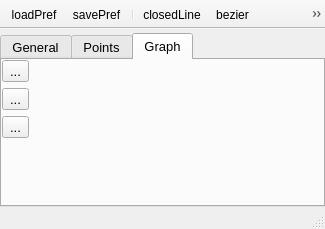
<?xml version="1.0" encoding="UTF-8"?>
<ui version="4.0">
 <class>nLine</class>
 <widget class="QMainWindow" name="nLine">
  <property name="geometry">
   <rect>
    <x>0</x>
    <y>0</y>
    <width>317</width>
    <height>229</height>
   </rect>
  </property>
  <property name="windowTitle">
   <string>Line</string>
  </property>
  <property name="unifiedTitleAndToolBarOnMac">
   <bool>true</bool>
  </property>
  <widget class="QWidget" name="centralwidget">
   <layout class="QGridLayout" name="gridLayout">
    <property name="leftMargin">
     <number>0</number>
    </property>
    <property name="topMargin">
     <number>4</number>
    </property>
    <property name="rightMargin">
     <number>0</number>
    </property>
    <property name="bottomMargin">
     <number>0</number>
    </property>
    <item row="0" column="0">
     <widget class="QTabWidget" name="tabWidget">
      <property name="font">
       <font>
        <pointsize>10</pointsize>
       </font>
      </property>
      <property name="tabPosition">
       <enum>QTabWidget::North</enum>
      </property>
      <property name="tabShape">
       <enum>QTabWidget::Rounded</enum>
      </property>
      <property name="currentIndex">
       <number>2</number>
      </property>
      <widget class="QWidget" name="General">
       <attribute name="title">
        <string>General</string>
       </attribute>
       <layout class="QVBoxLayout" name="verticalLayout">
        <property name="leftMargin">
         <number>0</number>
        </property>
        <property name="topMargin">
         <number>0</number>
        </property>
        <property name="rightMargin">
         <number>0</number>
        </property>
        <property name="bottomMargin">
         <number>0</number>
        </property>
        <item>
         <layout class="QGridLayout" name="gridLayout_6" columnstretch="0,0,0,0">
          <item row="2" column="2">
           <widget class="QPushButton" name="colorButton">
            <property name="font">
             <font>
              <pointsize>10</pointsize>
             </font>
            </property>
            <property name="text">
             <string>Color</string>
            </property>
           </widget>
          </item>
          <item row="3" column="3">
           <widget class="QLabel" name="colorHolderLabel">
            <property name="font">
             <font>
              <pointsize>10</pointsize>
             </font>
            </property>
            <property name="autoFillBackground">
             <bool>true</bool>
            </property>
            <property name="frameShape">
             <enum>QFrame::Box</enum>
            </property>
            <property name="text">
             <string/>
            </property>
           </widget>
          </item>
          <item row="3" column="2">
           <widget class="QPushButton" name="colorHolderButton">
            <property name="font">
             <font>
              <pointsize>10</pointsize>
             </font>
            </property>
            <property name="text">
             <string>Color</string>
            </property>
           </widget>
          </item>
          <item row="0" column="0">
           <widget class="QLabel" name="label_3">
            <property name="font">
             <font>
              <pointsize>10</pointsize>
             </font>
            </property>
            <property name="text">
             <string>Name</string>
            </property>
           </widget>
          </item>
          <item row="1" column="2">
           <widget class="QLabel" name="label_7">
            <property name="font">
             <font>
              <pointsize>10</pointsize>
             </font>
            </property>
            <property name="text">
             <string>Graph samples</string>
            </property>
           </widget>
          </item>
          <item row="1" column="0">
           <widget class="QLabel" name="label">
            <property name="font">
             <font>
              <pointsize>10</pointsize>
             </font>
            </property>
            <property name="text">
             <string>Depth</string>
            </property>
            <property name="alignment">
             <set>Qt::AlignLeading|Qt::AlignLeft|Qt::AlignVCenter</set>
            </property>
           </widget>
          </item>
          <item row="0" column="1" colspan="3">
           <widget class="QLineEdit" name="name">
            <property name="font">
             <font>
              <pointsize>10</pointsize>
             </font>
            </property>
           </widget>
          </item>
          <item row="3" column="1">
           <widget class="QDoubleSpinBox" name="spinSizeHolder">
            <property name="font">
             <font>
              <pointsize>10</pointsize>
             </font>
            </property>
            <property name="suffix">
             <string> [px]</string>
            </property>
            <property name="minimum">
             <double>0.000000000000000</double>
            </property>
            <property name="singleStep">
             <double>0.500000000000000</double>
            </property>
            <property name="value">
             <double>2.000000000000000</double>
            </property>
           </widget>
          </item>
          <item row="3" column="0">
           <widget class="QLabel" name="label_2">
            <property name="font">
             <font>
              <pointsize>10</pointsize>
             </font>
            </property>
            <property name="text">
             <string>Node size</string>
            </property>
           </widget>
          </item>
          <item row="1" column="1">
           <widget class="QDoubleSpinBox" name="spinDepth">
            <property name="font">
             <font>
              <pointsize>10</pointsize>
             </font>
            </property>
           </widget>
          </item>
          <item row="1" column="3">
           <widget class="QSpinBox" name="cutPoints">
            <property name="font">
             <font>
              <pointsize>10</pointsize>
             </font>
            </property>
            <property name="minimum">
             <number>1</number>
            </property>
            <property name="maximum">
             <number>999999</number>
            </property>
            <property name="value">
             <number>300</number>
            </property>
           </widget>
          </item>
          <item row="2" column="1">
           <widget class="QDoubleSpinBox" name="spinWidth">
            <property name="font">
             <font>
              <pointsize>10</pointsize>
             </font>
            </property>
            <property name="suffix">
             <string> [px]</string>
            </property>
            <property name="singleStep">
             <double>0.100000000000000</double>
            </property>
            <property name="value">
             <double>1.000000000000000</double>
            </property>
           </widget>
          </item>
          <item row="2" column="0">
           <widget class="QLabel" name="label_4">
            <property name="font">
             <font>
              <pointsize>10</pointsize>
             </font>
            </property>
            <property name="text">
             <string>Width</string>
            </property>
            <property name="alignment">
             <set>Qt::AlignLeading|Qt::AlignLeft|Qt::AlignVCenter</set>
            </property>
           </widget>
          </item>
          <item row="2" column="3">
           <widget class="QLabel" name="colorLabel">
            <property name="font">
             <font>
              <pointsize>10</pointsize>
             </font>
            </property>
            <property name="autoFillBackground">
             <bool>true</bool>
            </property>
            <property name="frameShape">
             <enum>QFrame::Box</enum>
            </property>
            <property name="text">
             <string/>
            </property>
           </widget>
          </item>
         </layout>
        </item>
        <item>
         <spacer name="verticalSpacer_3">
          <property name="orientation">
           <enum>Qt::Vertical</enum>
          </property>
          <property name="sizeHint" stdset="0">
           <size>
            <width>20</width>
            <height>3</height>
           </size>
          </property>
         </spacer>
        </item>
       </layout>
      </widget>
      <widget class="QWidget" name="Points">
       <attribute name="title">
        <string>Points</string>
       </attribute>
       <layout class="QGridLayout" name="gridLayout_4">
        <property name="leftMargin">
         <number>0</number>
        </property>
        <property name="topMargin">
         <number>0</number>
        </property>
        <property name="rightMargin">
         <number>0</number>
        </property>
        <property name="bottomMargin">
         <number>0</number>
        </property>
        <property name="spacing">
         <number>2</number>
        </property>
        <item row="2" column="0">
         <widget class="QToolButton" name="removeRow">
          <property name="toolTip">
           <string>Remove point</string>
          </property>
          <property name="text">
           <string>...</string>
          </property>
          <property name="icon">
           <iconset>
            <normaloff>:icons//remove.png</normaloff>:icons//remove.png</iconset>
          </property>
          <property name="iconSize">
           <size>
            <width>16</width>
            <height>16</height>
           </size>
          </property>
         </widget>
        </item>
        <item row="5" column="0">
         <spacer name="verticalSpacer">
          <property name="orientation">
           <enum>Qt::Vertical</enum>
          </property>
          <property name="sizeHint" stdset="0">
           <size>
            <width>20</width>
            <height>40</height>
           </size>
          </property>
         </spacer>
        </item>
        <item row="1" column="0">
         <widget class="QToolButton" name="addPoint">
          <property name="toolTip">
           <string>Add point</string>
          </property>
          <property name="text">
           <string>...</string>
          </property>
          <property name="icon">
           <iconset>
            <normaloff>:icons//plus.png</normaloff>:icons//plus.png</iconset>
          </property>
          <property name="iconSize">
           <size>
            <width>16</width>
            <height>16</height>
           </size>
          </property>
         </widget>
        </item>
        <item row="0" column="2" rowspan="7">
         <widget class="QTableWidget" name="points">
          <property name="font">
           <font>
            <pointsize>10</pointsize>
           </font>
          </property>
          <property name="editTriggers">
           <set>QAbstractItemView::AnyKeyPressed|QAbstractItemView::DoubleClicked|QAbstractItemView::EditKeyPressed|QAbstractItemView::SelectedClicked</set>
          </property>
          <property name="alternatingRowColors">
           <bool>true</bool>
          </property>
          <property name="selectionMode">
           <enum>QAbstractItemView::MultiSelection</enum>
          </property>
          <property name="showGrid">
           <bool>true</bool>
          </property>
          <property name="columnCount">
           <number>2</number>
          </property>
          <attribute name="horizontalHeaderCascadingSectionResizes">
           <bool>true</bool>
          </attribute>
          <attribute name="horizontalHeaderDefaultSectionSize">
           <number>140</number>
          </attribute>
          <attribute name="horizontalHeaderStretchLastSection">
           <bool>true</bool>
          </attribute>
          <attribute name="verticalHeaderCascadingSectionResizes">
           <bool>true</bool>
          </attribute>
          <column>
           <property name="text">
            <string>X</string>
           </property>
          </column>
          <column>
           <property name="text">
            <string>Y</string>
           </property>
           <property name="textAlignment">
            <set>AlignCenter</set>
           </property>
          </column>
         </widget>
        </item>
        <item row="3" column="0">
         <widget class="QToolButton" name="copyPoints">
          <property name="toolTip">
           <string>Copy points to Clipboard</string>
          </property>
          <property name="text">
           <string>...</string>
          </property>
          <property name="icon">
           <iconset>
            <normaloff>:icons//saveClipboard.png</normaloff>:icons//saveClipboard.png</iconset>
          </property>
          <property name="iconSize">
           <size>
            <width>16</width>
            <height>16</height>
           </size>
          </property>
         </widget>
        </item>
        <item row="4" column="0">
         <widget class="QToolButton" name="savePoints">
          <property name="text">
           <string>...</string>
          </property>
          <property name="icon">
           <iconset resource="../../../../../../private/var/folders/0v/r34b88ss03z9spv7tk_cs0nr0000gp/T/qtc-cmake-TSPEcR/src/qrc/icons.qrc">
            <normaloff>:/icons/saveTxt.png</normaloff>:/icons/saveTxt.png</iconset>
          </property>
         </widget>
        </item>
       </layout>
      </widget>
      <widget class="QWidget" name="Graph">
       <attribute name="title">
        <string>Graph</string>
       </attribute>
       <layout class="QGridLayout" name="gridLayout_3">
        <property name="leftMargin">
         <number>0</number>
        </property>
        <property name="topMargin">
         <number>0</number>
        </property>
        <property name="rightMargin">
         <number>0</number>
        </property>
        <property name="bottomMargin">
         <number>0</number>
        </property>
        <item row="0" column="0">
         <widget class="QToolButton" name="copyGraphPoints">
          <property name="text">
           <string>...</string>
          </property>
          <property name="icon">
           <iconset resource="../../../../../../private/var/folders/0v/r34b88ss03z9spv7tk_cs0nr0000gp/T/qtc-cmake-TSPEcR/src/qrc/icons.qrc">
            <normaloff>:/icons/saveClipboard.png</normaloff>:/icons/saveClipboard.png</iconset>
          </property>
         </widget>
        </item>
        <item row="0" column="1" rowspan="4">
         <widget class="nCustomPlot" name="plot" native="true"/>
        </item>
        <item row="1" column="0">
         <widget class="QToolButton" name="saveGraphPoints">
          <property name="text">
           <string>...</string>
          </property>
          <property name="icon">
           <iconset resource="../../../../../../private/var/folders/0v/r34b88ss03z9spv7tk_cs0nr0000gp/T/qtc-cmake-TSPEcR/src/qrc/icons.qrc">
            <normaloff>:/icons/saveTxt.png</normaloff>:/icons/saveTxt.png</iconset>
          </property>
         </widget>
        </item>
        <item row="2" column="0">
         <widget class="QToolButton" name="saveGraphImage">
          <property name="text">
           <string>...</string>
          </property>
          <property name="icon">
           <iconset resource="../../../../../../private/var/folders/0v/r34b88ss03z9spv7tk_cs0nr0000gp/T/qtc-cmake-TSPEcR/src/qrc/icons.qrc">
            <normaloff>:/icons/savePDF.png</normaloff>:/icons/savePDF.png</iconset>
          </property>
         </widget>
        </item>
        <item row="3" column="0">
         <spacer name="verticalSpacer_2">
          <property name="orientation">
           <enum>Qt::Vertical</enum>
          </property>
          <property name="sizeHint" stdset="0">
           <size>
            <width>20</width>
            <height>45</height>
           </size>
          </property>
         </spacer>
        </item>
       </layout>
      </widget>
     </widget>
    </item>
   </layout>
  </widget>
  <widget class="QToolBar" name="toolBar">
   <property name="windowTitle">
    <string>toolBar</string>
   </property>
   <property name="movable">
    <bool>false</bool>
   </property>
   <property name="iconSize">
    <size>
     <width>16</width>
     <height>16</height>
    </size>
   </property>
   <property name="floatable">
    <bool>false</bool>
   </property>
   <attribute name="toolBarArea">
    <enum>TopToolBarArea</enum>
   </attribute>
   <attribute name="toolBarBreak">
    <bool>false</bool>
   </attribute>
   <addaction name="actionLoadPref"/>
   <addaction name="actionSavePref"/>
   <addaction name="separator"/>
   <addaction name="actionClosedLine"/>
   <addaction name="actionBezier"/>
   <addaction name="actionAntialias"/>
   <addaction name="separator"/>
   <addaction name="actionRemove"/>
   <addaction name="actionExtract"/>
  </widget>
  <widget class="QStatusBar" name="statusBar">
   <property name="font">
    <font>
     <pointsize>10</pointsize>
    </font>
   </property>
  </widget>
  <action name="actionClosedLine">
   <property name="icon">
    <iconset>
     <normaloff>:icons//closedLine.png</normaloff>:icons//closedLine.png</iconset>
   </property>
   <property name="text">
    <string>closedLine</string>
   </property>
   <property name="toolTip">
    <string>Switch open/close line</string>
   </property>
  </action>
  <action name="actionLoadPref">
   <property name="icon">
    <iconset>
     <normaloff>:icons//loadPref.png</normaloff>:icons//loadPref.png</iconset>
   </property>
   <property name="text">
    <string>loadPref</string>
   </property>
   <property name="toolTip">
    <string>Load Preferences</string>
   </property>
  </action>
  <action name="actionSavePref">
   <property name="icon">
    <iconset>
     <normaloff>:icons//savePref.png</normaloff>:icons//savePref.png</iconset>
   </property>
   <property name="text">
    <string>savePref</string>
   </property>
   <property name="toolTip">
    <string>Save Preferences</string>
   </property>
  </action>
  <action name="actionSaveClipboard">
   <property name="icon">
    <iconset>
     <normaloff>:icons//saveClipboard.png</normaloff>:icons//saveClipboard.png</iconset>
   </property>
   <property name="text">
    <string>saveClipboard</string>
   </property>
   <property name="toolTip">
    <string>Copy to Clipboard</string>
   </property>
  </action>
  <action name="actionSaveTxt">
   <property name="icon">
    <iconset>
     <normaloff>:icons//saveTxt.png</normaloff>:icons//saveTxt.png</iconset>
   </property>
   <property name="text">
    <string>saveTxt</string>
   </property>
   <property name="toolTip">
    <string>Export TXT</string>
   </property>
  </action>
  <action name="actionBezier">
   <property name="icon">
    <iconset>
     <normaloff>:icons//bezier.png</normaloff>:icons//bezier.png</iconset>
   </property>
   <property name="text">
    <string>bezier</string>
   </property>
   <property name="toolTip">
    <string>Switch Bezier</string>
   </property>
  </action>
  <action name="actionAntialias">
   <property name="icon">
    <iconset>
     <normaloff>:icons//antialias.png</normaloff>:icons//antialias.png</iconset>
   </property>
   <property name="text">
    <string>antialias</string>
   </property>
   <property name="toolTip">
    <string>Switch antialias smoothing</string>
   </property>
  </action>
  <action name="actionSavePDF">
   <property name="icon">
    <iconset resource="../../../../../../private/var/folders/0v/r34b88ss03z9spv7tk_cs0nr0000gp/T/qtc-cmake-TSPEcR/src/qrc/icons.qrc">
     <normaloff>:/icons/savePDF.png</normaloff>:/icons/savePDF.png</iconset>
   </property>
   <property name="text">
    <string>savePDF</string>
   </property>
   <property name="toolTip">
    <string>save PDF</string>
   </property>
  </action>
  <action name="actionRemove">
   <property name="icon">
    <iconset resource="../../../../../../private/var/folders/0v/r34b88ss03z9spv7tk_cs0nr0000gp/T/qtc-cmake-TSPEcR/src/qrc/icons.qrc">
     <normaloff>:/icons/remove.png</normaloff>:/icons/remove.png</iconset>
   </property>
   <property name="text">
    <string>remove</string>
   </property>
   <property name="toolTip">
    <string>remove line</string>
   </property>
  </action>
  <action name="actionExtract">
   <property name="icon">
    <iconset resource="../../../../../../private/var/folders/0v/r34b88ss03z9spv7tk_cs0nr0000gp/T/qtc-cmake-TSPEcR/src/qrc/icons.qrc">
     <normaloff>:/icons/regionExtract.png</normaloff>:/icons/regionExtract.png</iconset>
   </property>
   <property name="text">
    <string>remove</string>
   </property>
   <property name="toolTip">
    <string>Extract path in new image</string>
   </property>
  </action>
 </widget>
 <customwidgets>
  <customwidget>
   <class>nCustomPlot</class>
   <extends>QWidget</extends>
   <header>nCustomPlots.h</header>
   <container>1</container>
  </customwidget>
 </customwidgets>
 <tabstops>
  <tabstop>name</tabstop>
  <tabstop>spinWidth</tabstop>
  <tabstop>colorButton</tabstop>
  <tabstop>spinSizeHolder</tabstop>
  <tabstop>colorHolderButton</tabstop>
  <tabstop>points</tabstop>
  <tabstop>addPoint</tabstop>
  <tabstop>removeRow</tabstop>
  <tabstop>copyPoints</tabstop>
  <tabstop>colorHolderButton</tabstop>
  <tabstop>spinWidth</tabstop>
  <tabstop>name</tabstop>
  <tabstop>spinDepth</tabstop>
  <tabstop>spinSizeHolder</tabstop>
  <tabstop>colorButton</tabstop>
 </tabstops>
 <resources>
  <include location="../../../../../../private/var/folders/0v/r34b88ss03z9spv7tk_cs0nr0000gp/T/qtc-cmake-TSPEcR/src/qrc/icons.qrc"/>
 </resources>
 <connections/>
</ui>
